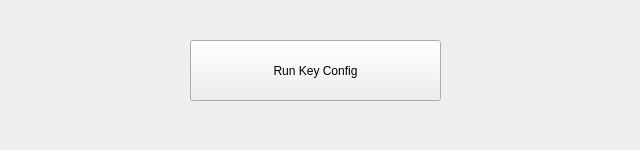
<?xml version="1.0" encoding="UTF-8"?>
<ui version="4.0">
 <class>controlsettingsClass</class>
 <widget class="QWidget" name="controlsettingsClass">
  <property name="geometry">
   <rect>
    <x>0</x>
    <y>0</y>
    <width>640</width>
    <height>150</height>
   </rect>
  </property>
  <property name="windowTitle">
   <string>controlsettings</string>
  </property>
  <widget class="QLabel" name="Controllabel">
   <property name="geometry">
    <rect>
     <x>0</x>
     <y>0</y>
     <width>640</width>
     <height>150</height>
    </rect>
   </property>
   <property name="styleSheet">
    <string notr="true"/>
   </property>
   <property name="text">
    <string/>
   </property>
  </widget>
  <widget class="QPushButton" name="keyconfigButton">
   <property name="geometry">
    <rect>
     <x>190</x>
     <y>40</y>
     <width>251</width>
     <height>61</height>
    </rect>
   </property>
   <property name="text">
    <string>Run Key Config</string>
   </property>
  </widget>
 </widget>
 <layoutdefault spacing="6" margin="11"/>
 <resources/>
 <connections/>
</ui>
